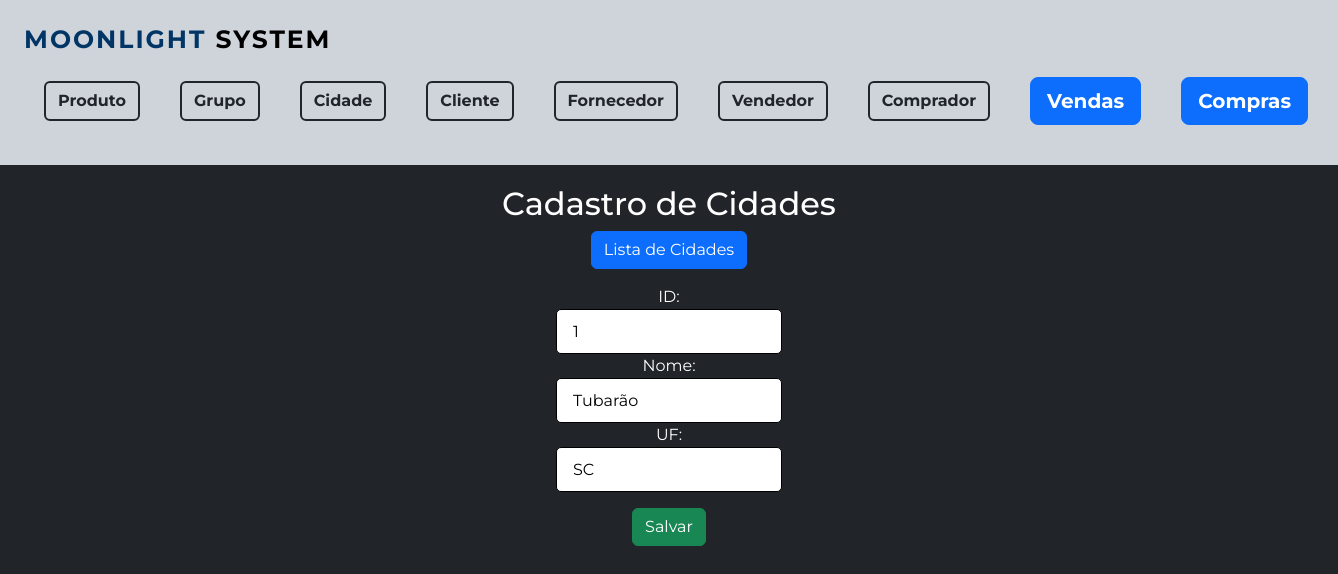
Page /Cidade/formCidade.php?id=1 on the committed database.
### tables this page shows
CREATE TABLE `tb_cidade` (
  `id_cidade` int(11) NOT NULL,
  `nm_cidade` varchar(55) DEFAULT NULL,
  `uf_cidade` varchar(2) DEFAULT NULL,
  `dt_cadastro` int(20) NOT NULL
);

### Cidade/formCidade.php (the view, shortened to what this page needs)
<?php
  include '../formMenu.php';
   include '../conexao/conecta.php';
   if ($_GET['id']) {
    $id=$_GET['id'];
     $sql="SELECT id_cidade, nm_cidade, uf_cidade FROM tb_cidade WHERE id_cidade=$id";
     $resultado=mysqli_query($conexao,$sql);
     if ($resultado==false) {
       die("Erro: ".mysqli_error($conexao));
      } else
      {
        $item=mysqli_fetch_array($resultado);
      }
   }
   ?>
   <link rel="stylesheet" href="../layouts/style.css">
   <h2>Cadastro de Cidades</h2>
   <a href="formListaCidade.php" class="btn btn-primary">Lista de Cidades</a>
<form method="post" action="GravaCidade.php" class="d-flex flex-column w-100 align-items-center pt-3">
<?php
  if ($_GET['id'])  {
    ?>
      <label>ID: </label>
      <input type="TEXT" name="id" readonly="readonly" value=<?php echo $item['id_cidade'] ?> >
<?php
  }
  ?>
  <label>Nome:</label>
  <input type="TEXT" name="nome" value=<?php echo $item['nm_cidade']?> >
  <label>UF:</label>
  <input type="TEXT" name="uf" value=<?php echo $item['uf_cidade']?> >
  <input type="submit" name="Salvar" value="Salvar" class="btn btn-success mt-3">
</form>

### layouts/style.css (style rules this page uses)
body { text-align: center; }
h2 { padding-top: 20px; }
input[type="text"], textarea { border-radius: 5px; border: 1px solid black; padding: 0px 16px; outline: none; height: 45px; font-size: 16px; }

### formMenu.php (style rules this page uses)
body { background-color: #212529; color: #fff; font-family: 'Montserrat', sans-serif; }

### rows in the picture
tb_cidade: id "1", nome "Tubarão", uf "SC"
